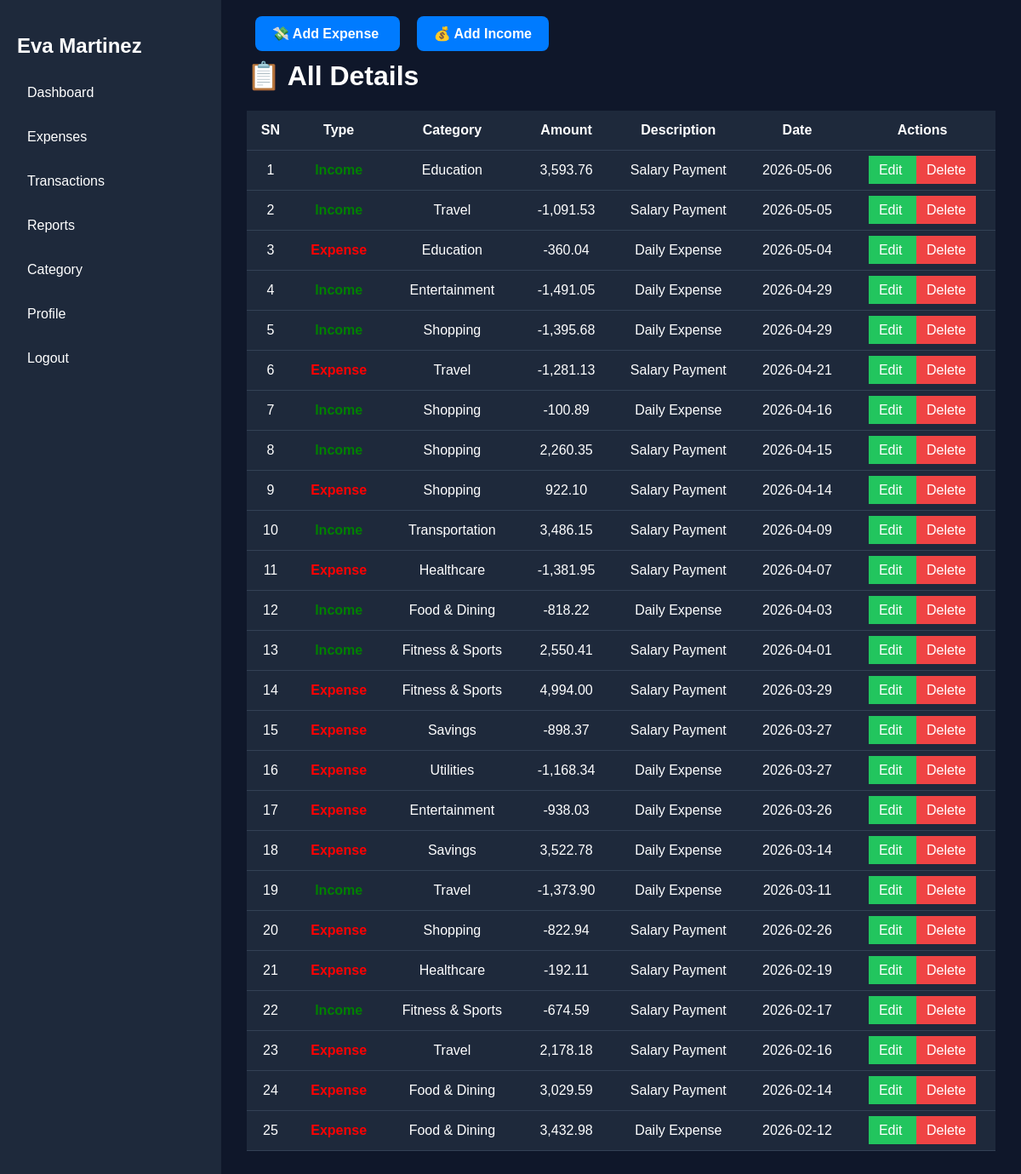
/expense_module/view_expense.php (signed in), run on the app's committed database.
### tables this page shows
CREATE TABLE `transactions` (
  `transaction_id` int(11) NOT NULL,
  `user_id` int(11) DEFAULT NULL,
  `category_id` int(11) DEFAULT NULL,
  `amount` decimal(10,2) DEFAULT NULL,
  `type` enum('income','expense') DEFAULT NULL,
  `description` varchar(255) DEFAULT NULL,
  `transaction_date` date DEFAULT NULL,
  `created_at` timestamp NULL DEFAULT current_timestamp(),
  `updated_at` timestamp NULL DEFAULT current_timestamp() ON UPDATE current_timestamp()
);

CREATE TABLE `categories` (
  `category_id` int(11) NOT NULL,
  `user_id` int(11) DEFAULT NULL,
  `category_name` varchar(255) DEFAULT NULL,
  `monthly_limit` decimal(10,2) DEFAULT NULL
);

### expense_module/view_expense.php (the view, shortened to what this page needs)
<?php
require_once '../config.php';
$user_id = $_SESSION['user_id'];
$stmt = $conn->prepare("
    SELECT
        t.*,
        c.category_name
    FROM transactions t
    LEFT JOIN categories c
    ON t.category_id = c.category_id
    WHERE t.user_id = ?
    ORDER BY transaction_date DESC
");
$stmt->execute([$user_id]);
$expenses = $stmt->fetchAll(PDO::FETCH_ASSOC);
?>
<!DOCTYPE html>
<html>
<head>
    <link rel="stylesheet" href="expense.css">
</head>
<body>
<div class="wrapper">
<div class="sidebar">
    <h2>
        <?= htmlspecialchars($_SESSION['name']) ?>
    </h2>
    <a href="../dashboard.php">Dashboard</a>
    <a href="#">Expenses</a>
    <a href="../transaction_module/view_transaction.php">Transactions</a>
    <a href="../report/report.php">Reports</a>
    <a href="../category_management/index.php">Category</a>
    <a href="../profile/show_profile.php">Profile</a>
    <a href="../login/logout.php">Logout</a>
</div>
<div class="main">
<div class="nav-buttons">
    <a href="add_expense.php">
        💸 Add Expense
    </a>
    <a href="add_income.php">
        💰 Add Income
    </a>
</div>
<h1>📋 All Details</h1>
<table>
<tr>
    <th>SN</th>
    <th>Type</th>
    <th>Category</th>
    <th>Amount</th>
    <th>Description</th>
    <th>Date</th>
    <th>Actions</th>
</tr>
<?php $sn = 1; ?>
<?php foreach($expenses as $expense): ?>
<tr>
    <td><?= $sn++ ?></td>
     <td>
        <?php if($expense['type'] == 'income'): ?>
            <span style="color:green;font-weight:bold;">
                Income
            </span>
        <?php else: ?>
            <span style="color:red;font-weight:bold;">
                Expense
            </span>
        <?php endif; ?>
    </td>
    <td>
        <?= htmlspecialchars($expense['category_name'] ?? 'Income') ?>
    </td>
    <td>
        <?= number_format($expense['amount'],2) ?>
    </td>
    <td>
        <?= htmlspecialchars($expense['description']) ?>
    </td>
    <td>
        <?= $expense['transaction_date'] ?>
    </td>
    <td>
        <a
            href="edit_expense.php?id=<?= $expense['transaction_id'] ?>"
            class="edit-btn"
        >
            Edit
        </a>
        <a
            href="delete_expense.php?id=<?= $expense['transaction_id'] ?>"
            class="delete-btn"
            onclick="return confirm('Delete expense?')"
        >
            Delete
        </a>
    </td>
</tr>
<?php endforeach; ?>
</table>
</div>
</div>
</body>
</html>

### expense_module/expense.css (style rules this page uses)
body { margin:0; font-family:Arial; background:#0f172a; color:white; }
.wrapper { display:flex; }
.sidebar { width:220px; background:#1e293b; min-height:100vh; padding:20px; }
.sidebar a { display:block; color:white; text-decoration:none; padding:12px; margin-bottom:10px; }
.main { flex:1; padding:30px; }
table { width:100%; border-collapse:collapse; background:#1e293b; }
th,td { padding:14px; border-bottom:1px solid #334155; text-align:center; }
.edit-btn { background:#22c55e; color:white; padding:8px 12px; text-decoration:none; }
.delete-btn { background:#ef4444; color:white; padding:8px 12px; text-decoration:none; }
.nav-buttons a { text-decoration:none; background:#007bff; color:white; margin: 10px; padding:12px 20px; border-radius:8px; font-size:16px; font-weight:bold; transition:0.3s; }

### data on the page
transactions: type "Income", category.category_name "Education", amount "3,593.76", description "Salary Payment", transaction_date "2026-05-06"
transactions: type "Income", category.category_name "Travel", amount "-1,091.53", description "Salary Payment", transaction_date "2026-05-05"
transactions: type "Expense", category.category_name "Education", amount "-360.04", description "Daily Expense", transaction_date "2026-05-04"
transactions: type "Income", category.category_name "Entertainment", amount "-1,491.05", description "Daily Expense", transaction_date "2026-04-29"
transactions: type "Income", category.category_name "Shopping", amount "-1,395.68", description "Daily Expense", transaction_date "2026-04-29"
transactions: type "Expense", category.category_name "Travel", amount "-1,281.13", description "Salary Payment", transaction_date "2026-04-21"
transactions: type "Income", category.category_name "Shopping", amount "-100.89", description "Daily Expense", transaction_date "2026-04-16"
transactions: type "Income", category.category_name "Shopping", amount "2,260.35", description "Salary Payment", transaction_date "2026-04-15"
transactions: type "Expense", category.category_name "Shopping", amount "922.10", description "Salary Payment", transaction_date "2026-04-14"
transactions: type "Income", category.category_name "Transportation", amount "3,486.15", description "Salary Payment", transaction_date "2026-04-09"
transactions: type "Expense", category.category_name "Healthcare", amount "-1,381.95", description "Salary Payment", transaction_date "2026-04-07"
transactions: type "Income", category.category_name "Food & Dining", amount "-818.22", description "Daily Expense", transaction_date "2026-04-03"
transactions: type "Income", category.category_name "Fitness & Sports", amount "2,550.41", description "Salary Payment", transaction_date "2026-04-01"
transactions: type "Expense", category.category_name "Fitness & Sports", amount "4,994.00", description "Salary Payment", transaction_date "2026-03-29"
transactions: type "Expense", category.category_name "Savings", amount "-898.37", description "Salary Payment", transaction_date "2026-03-27"
transactions: type "Expense", category.category_name "Utilities", amount "-1,168.34", description "Daily Expense", transaction_date "2026-03-27"
transactions: type "Expense", category.category_name "Entertainment", amount "-938.03", description "Daily Expense", transaction_date "2026-03-26"
transactions: type "Expense", category.category_name "Savings", amount "3,522.78", description "Daily Expense", transaction_date "2026-03-14"
transactions: type "Income", category.category_name "Travel", amount "-1,373.90", description "Daily Expense", transaction_date "2026-03-11"
transactions: type "Expense", category.category_name "Shopping", amount "-822.94", description "Salary Payment", transaction_date "2026-02-26"
transactions: type "Expense", category.category_name "Healthcare", amount "-192.11", description "Salary Payment", transaction_date "2026-02-19"
transactions: type "Income", category.category_name "Fitness & Sports", amount "-674.59", description "Salary Payment", transaction_date "2026-02-17"
transactions: type "Expense", category.category_name "Travel", amount "2,178.18", description "Salary Payment", transaction_date "2026-02-16"
transactions: type "Expense", category.category_name "Food & Dining", amount "3,029.59", description "Salary Payment", transaction_date "2026-02-14"
transactions: type "Expense", category.category_name "Food & Dining", amount "3,432.98", description "Daily Expense", transaction_date "2026-02-12"

### other printed values
$_SESSION['name'] "Eva Martinez"
